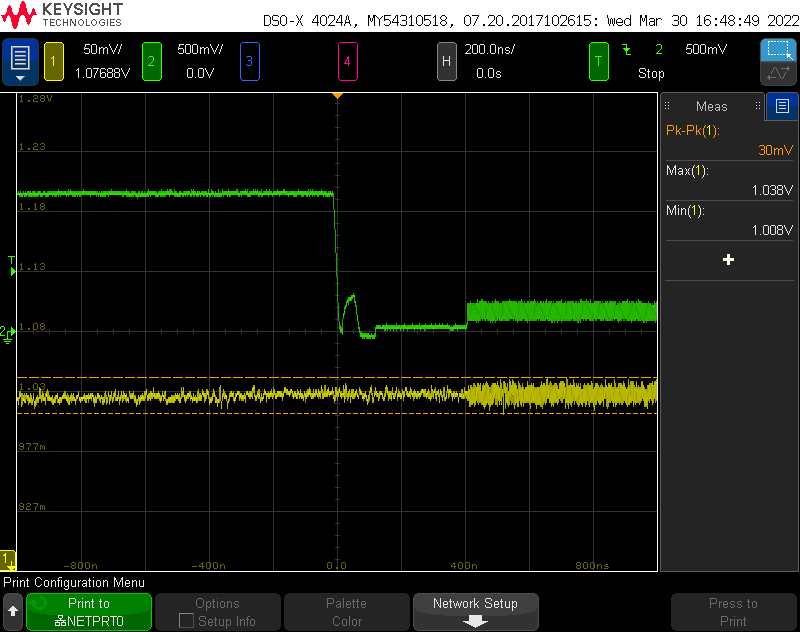
#> input picture img/scrshot/P1V0.png, 800 x 632 px
$ python binPlotTest.py
#> lines starting #> are read from the running program, lines starting #| are printed output that depends on the picture
from PIL import Image
from PIL import ImageFont
from PIL import ImageDraw
from io import BytesIO
import numpy as np
import cv2
import webbrowser

import sys
import subprocess

#from matplotlib import pyplot as plt

def openImage(path):
    imageViewerFromCommandLine = {'linux':'xdg-open',
                                  'win32':'explorer',
                                  'darwin':'open'}[sys.platform]
    subprocess.run([imageViewerFromCommandLine, path])

with open("../img/scrshot/P1V0.png", 'rb') as f:
    f_bin = f.read()
    f.close()
    file_jpgdata = BytesIO(f_bin)
    # print(file_jpgdata.getvalue())
    # print(file_jpgdata.getvalue()[2 + 9:])
    dt = Image.open(file_jpgdata)
#> dt is the input picture: PIL image 800x632 RGB; mean R, G, B 26.3, 29.5, 22.9
    I = np.asarray(dt)


use_OpenCV = True

if use_OpenCV:
    # print(I.shape)
    I_cv2 = cv2.cvtColor(I, cv2.COLOR_RGB2BGR)

    font = cv2.FONT_HERSHEY_DUPLEX
    font_size = 0.44
    font_color = (255, 255, 255)
    font_thickness = 1
    text = 'Jitter_CPU1_ABCD_Default_20%Load'
    height, width, depth = I_cv2.shape
#> height = 632; width = 800; depth = 3
    cv2.rectangle(I_cv2, (width-width+677, height-height), (width, height-height+31), (0, 0, 0), -1)
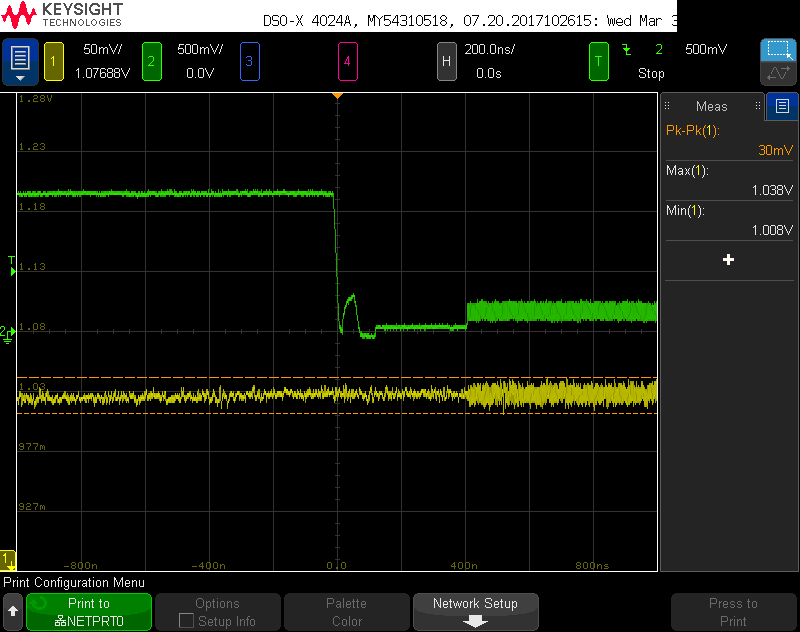
#> I_cv2: shape (632, 800, 3); mean B, G, R 21, 27.6, 24.5
    img_text = cv2.putText(I_cv2, text, (width-width+677, height-height+20), font, font_size, font_color, font_thickness,
                           cv2.LINE_AA)

    # cv2.imshow("Shot", img_text)
    # cv2.waitKey()
    # cv2.destroyAllWindows()
    cv2.imwrite('sample-out.png', img_text)
    openImage('sample-out.png')


else:
    img = Image.fromarray(I)
    draw = ImageDraw.Draw(img)
    # font = ImageFont.truetype(<font-file>, <font-size>)
    font = ImageFont.load_default()
    # font = ImageFont.truetype("/Users/kevin/Downloads/Space_Mono/SpaceMono-Bold.ttf", 16)
    # draw.text((x, y),"Sample Text",(r,g,b))
    # draw.rectangle((0, 0, 1023, 31), fill=(84, 104, 168))   #Tek Blue
    draw.rectangle((0, 0, 900, 32), fill=(37, 37, 37))
    text_to_overlay = "Kp=44 Kd=50 Jitter Ontime CPU1 2 VDDQ ABCD2 Default 20%Load"
    draw.text((11, 4), text_to_overlay, fill=(255, 165, 55), font=font)
    # img.show()
    img.save('sample-out.png')
    openImage('sample-out.png')

$ run again, with img/scrshot/DPO4104.png copied over img/scrshot/P1V0.png
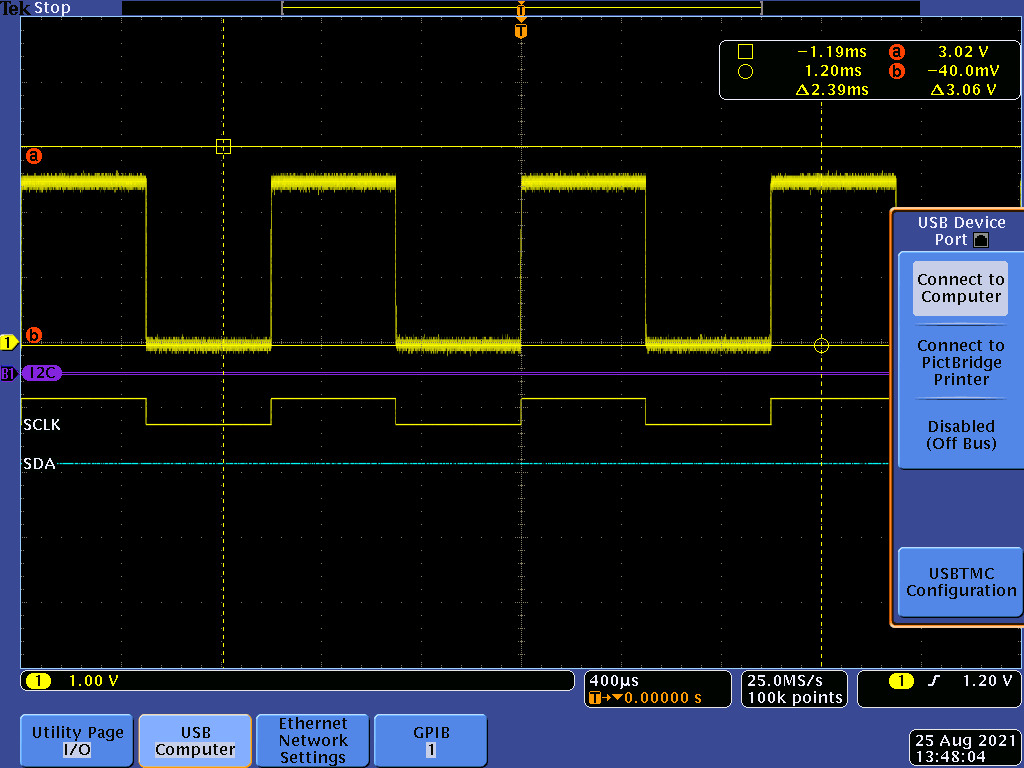
#> input picture img/scrshot/DPO4104.png, 1024 x 768 px
#> dt is the input picture: PIL image 1024x768 RGB; mean R, G, B 22.6, 27.4, 35.4
#> `cv2.rectangle(I_cv2, (width-width+677, height-height), (width, height-..`:
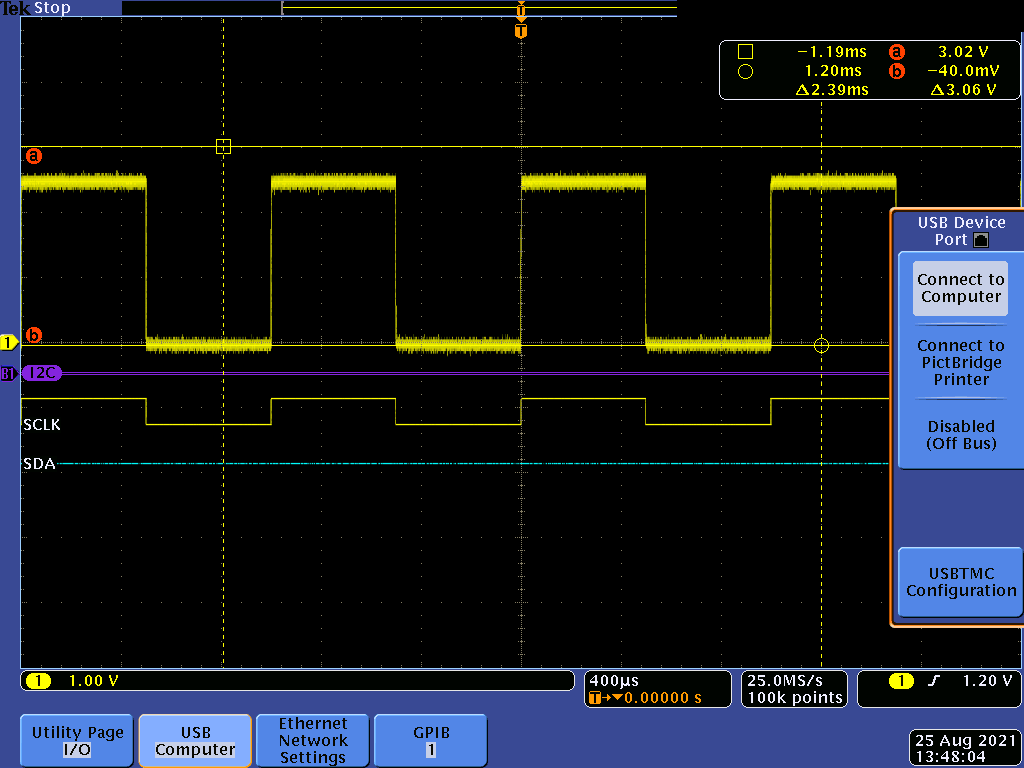
#> I_cv2: shape (768, 1024, 3); mean B, G, R 34.8, 27, 22.3
